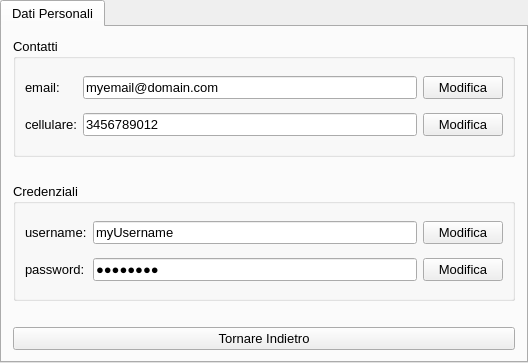
<?xml version="1.0" encoding="UTF-8"?>
<ui version="4.0">
 <class>tabWidget</class>
 <widget class="QTabWidget" name="tabWidget">
  <property name="geometry">
   <rect>
    <x>0</x>
    <y>0</y>
    <width>528</width>
    <height>363</height>
   </rect>
  </property>
  <property name="minimumSize">
   <size>
    <width>500</width>
    <height>330</height>
   </size>
  </property>
  <property name="font">
   <font>
    <family>Arial</family>
    <pointsize>10</pointsize>
   </font>
  </property>
  <property name="windowTitle">
   <string>Struttura Alberghiera</string>
  </property>
  <widget class="QWidget" name="tabDatiPersonali">
   <attribute name="title">
    <string>Dati Personali</string>
   </attribute>
   <layout class="QVBoxLayout" name="verticalLayout">
    <property name="leftMargin">
     <number>11</number>
    </property>
    <property name="topMargin">
     <number>11</number>
    </property>
    <property name="rightMargin">
     <number>11</number>
    </property>
    <property name="bottomMargin">
     <number>11</number>
    </property>
    <item>
     <widget class="QGroupBox" name="groupBoxContatti">
      <property name="minimumSize">
       <size>
        <width>450</width>
        <height>110</height>
       </size>
      </property>
      <property name="title">
       <string>Contatti</string>
      </property>
      <layout class="QGridLayout" name="gridLayout">
       <item row="0" column="0">
        <widget class="QLabel" name="labelEmail">
         <property name="text">
          <string>email:</string>
         </property>
        </widget>
       </item>
       <item row="0" column="2">
        <widget class="QPushButton" name="btnEmail">
         <property name="font">
          <font>
           <family>Arial</family>
           <pointsize>10</pointsize>
          </font>
         </property>
         <property name="text">
          <string>Modifica</string>
         </property>
        </widget>
       </item>
       <item row="1" column="2">
        <widget class="QPushButton" name="btnCellulare">
         <property name="text">
          <string>Modifica</string>
         </property>
        </widget>
       </item>
       <item row="0" column="1">
        <widget class="QLineEdit" name="lineEditEmail">
         <property name="text">
          <string>myemail@domain.com</string>
         </property>
         <property name="readOnly">
          <bool>true</bool>
         </property>
        </widget>
       </item>
       <item row="1" column="0">
        <widget class="QLabel" name="labelCellulare">
         <property name="text">
          <string>cellulare:</string>
         </property>
        </widget>
       </item>
       <item row="1" column="1">
        <widget class="QLineEdit" name="lineEditCellulare">
         <property name="inputMethodHints">
          <set>Qt::ImhDigitsOnly</set>
         </property>
         <property name="text">
          <string>3456789012</string>
         </property>
         <property name="readOnly">
          <bool>true</bool>
         </property>
        </widget>
       </item>
      </layout>
     </widget>
    </item>
    <item>
     <spacer name="spacer">
      <property name="orientation">
       <enum>Qt::Horizontal</enum>
      </property>
      <property name="sizeType">
       <enum>QSizePolicy::Minimum</enum>
      </property>
      <property name="sizeHint" stdset="0">
       <size>
        <width>40</width>
        <height>20</height>
       </size>
      </property>
     </spacer>
    </item>
    <item>
     <widget class="QGroupBox" name="groupBoxCredenziali">
      <property name="minimumSize">
       <size>
        <width>450</width>
        <height>110</height>
       </size>
      </property>
      <property name="title">
       <string>Credenziali</string>
      </property>
      <layout class="QGridLayout" name="gridLayout_2">
       <item row="0" column="0">
        <widget class="QLabel" name="labelUsername">
         <property name="text">
          <string>username:</string>
         </property>
        </widget>
       </item>
       <item row="0" column="1">
        <widget class="QLineEdit" name="lineEditUsername">
         <property name="text">
          <string>myUsername</string>
         </property>
         <property name="readOnly">
          <bool>true</bool>
         </property>
        </widget>
       </item>
       <item row="2" column="0">
        <widget class="QLabel" name="labelPassword">
         <property name="text">
          <string>password:</string>
         </property>
        </widget>
       </item>
       <item row="2" column="3">
        <widget class="QPushButton" name="btnPassword">
         <property name="text">
          <string>Modifica</string>
         </property>
        </widget>
       </item>
       <item row="0" column="3">
        <widget class="QPushButton" name="btnUsername">
         <property name="text">
          <string>Modifica</string>
         </property>
        </widget>
       </item>
       <item row="2" column="1">
        <widget class="QLineEdit" name="lineEditPassword">
         <property name="text">
          <string>password</string>
         </property>
         <property name="frame">
          <bool>true</bool>
         </property>
         <property name="echoMode">
          <enum>QLineEdit::Password</enum>
         </property>
         <property name="readOnly">
          <bool>true</bool>
         </property>
        </widget>
       </item>
      </layout>
     </widget>
    </item>
    <item>
     <spacer name="horizontalSpacer">
      <property name="orientation">
       <enum>Qt::Horizontal</enum>
      </property>
      <property name="sizeHint" stdset="0">
       <size>
        <width>40</width>
        <height>20</height>
       </size>
      </property>
     </spacer>
    </item>
    <item>
     <widget class="QPushButton" name="btnIndietro">
      <property name="text">
       <string>Tornare Indietro</string>
      </property>
     </widget>
    </item>
   </layout>
  </widget>
 </widget>
 <resources/>
 <connections/>
</ui>
